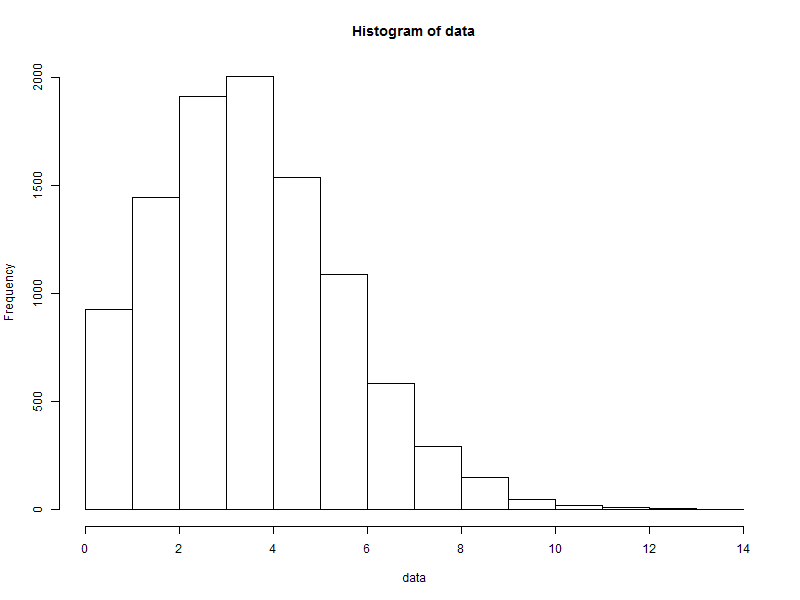

Recreate this plot in R.
set.seed(8208)
data <- rpois(10000, 4)

png(filename="sta248-a1-q5-a.png",
    units="px",
    width=800,
    height=600)
hist(data)
